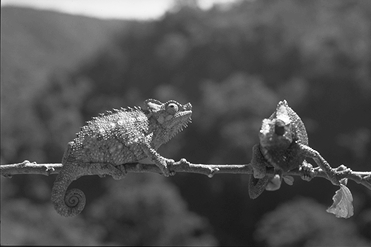
%> input picture Semestre 1/Vision Artificial/imgs/grayscale/chameleon.png, 371 x 247 px
$ octave Tarea4_1.m   (GNU Octave 9; MATLAB toolbox functions it lacks are replaced by stand-ins)
%> lines starting %> are read from the running program, lines starting %| are printed output that depends on the picture; in (x1, y1, x2, y2) boxes, pixels count from 0 and x2, y2 are one past the last pixel; in counts of white or black regions, pixels touching at a corner belong together; the program's own positions count from 1
% Detección de Puntos Aislados
clear all;
clc;
img1 = rgb2gray(imread('././imgs/grayscale/chameleon.png'));
%> img1: size 247x371 uint8; min 13, max 254, mean 82.4
img2 = rgb2gray(imread('././imgs/color/hedgehog.png'));
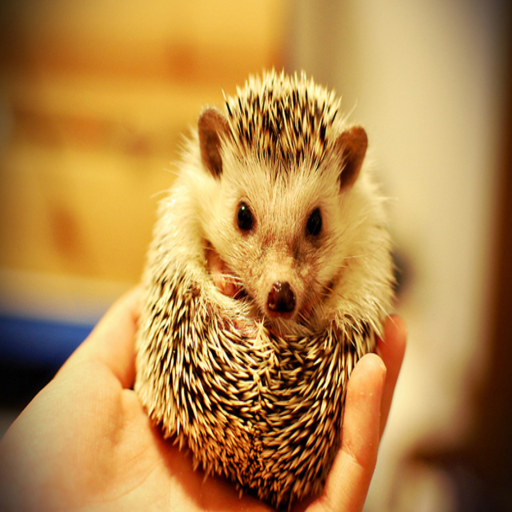
%> input picture Semestre 1/Vision Artificial/imgs/color/hedgehog.png, 512 x 512 px
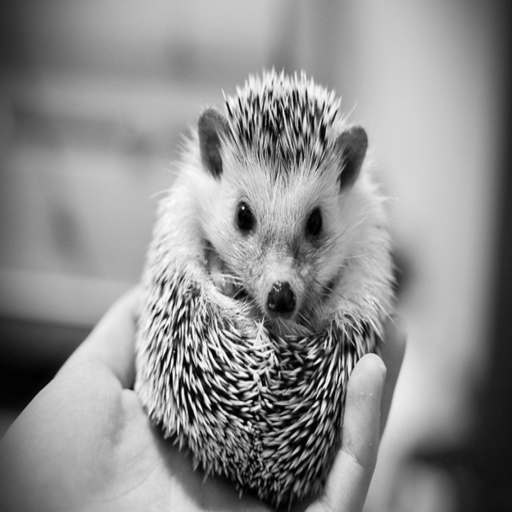
%> img2: size 512x512 uint8; min 0, max 253, mean 142.4
%img3 = rgb2gray(imread('././imgs/color/puppy.jpg'));


w = [-1 -1 -1;
     -1 8 -1;
     -1 -1 -1];

% First T Value
T = 60;
out1_1 = abs(imfilter(double(img1),w));
out1_1 = out1_1>T;
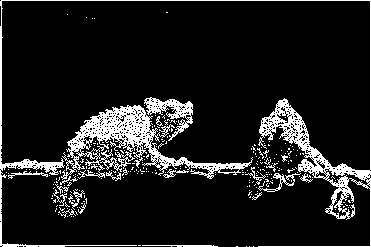
%> out1_1: size 247x371 logical; 11.3% white in thin lines or dots
out1_2 = abs(imfilter(double(img2),w));
out1_2 = out1_2>T;
%> out1_2: size 512x512 logical; 15.9% white; 667 white regions (620 under 20 px), largest, box (x1, y1, x2, y2) and area: (142, 259, 388, 508) 26301, (215, 65, 348, 203) 7579, (217, 187, 309, 270) 1545

figure('Name', 'Unit3, HW3 Segmentation Fig 1 T = 60','NumberTitle','off');
subplot(2,2,1);
imshow(img1);
title('Original Image');
subplot(2,2,2);
imshow(out1_1);
title('Point Detection T = 60');
subplot(2,2,3);
imshow(img2);
title('Original Image');
subplot(2,2,4);
imshow(out1_2);
title('Point Detection T = 60');

T = 100;
out1_1 = abs(imfilter(double(img1),w));
out1_1 = out1_1>T;
%> out1_1: size 247x371 logical; 7.7% white in thin lines or dots
out1_2 = abs(imfilter(double(img2),w));
out1_2 = out1_2>T;
%> out1_2: size 512x512 logical; 11.3% white in thin lines or dots


figure('Name', 'Unit3, HW3 Segmentation Fig 2 T = 100','NumberTitle','off');
subplot(2,2,1);
imshow(img1);
title('Original Image');
subplot(2,2,2);
imshow(out1_1);
title('Point Detection T = 100');
subplot(2,2,3);
imshow(img2);
title('Original Image');
subplot(2,2,4);
imshow(out1_2);
title('Point Detection T = 100');


T = 150;
out1_1 = abs(imfilter(double(img1),w));
out1_1 = out1_1>T;
%> out1_1: size 247x371 logical; 5.3% white in thin lines or dots
out1_2 = abs(imfilter(double(img2),w));
out1_2 = out1_2>T;
%> out1_2: size 512x512 logical; 7.7% white in thin lines or dots

figure('Name', 'Unit3, HW3 Segmentation Fig 3 T = 150','NumberTitle','off');
subplot(2,2,1);
imshow(img1);
title('Original Image');
subplot(2,2,2);
imshow(out1_1);
title('Point Detection T = 150');
subplot(2,2,3);
imshow(img2);
title('Original Image');
subplot(2,2,4);
imshow(out1_2);
title('Point Detection T = 150');

T = 200;
out1_1 = abs(imfilter(double(img1),w));
out1_1 = out1_1>T;
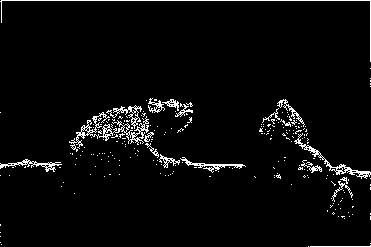
%> out1_1: size 247x371 logical; 3.7% white in thin lines or dots
out1_2 = abs(imfilter(double(img2),w));
out1_2 = out1_2>T;
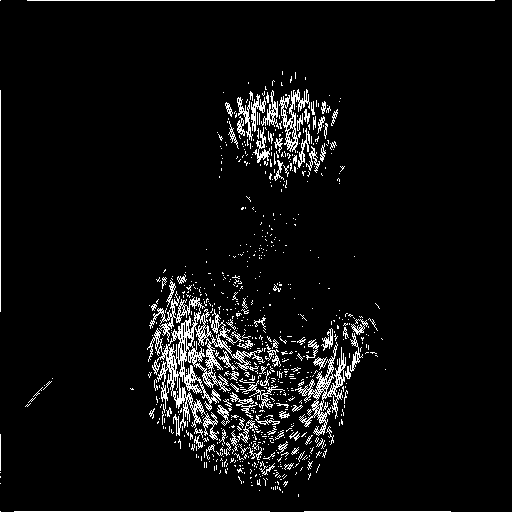
%> out1_2: size 512x512 logical; 5.4% white in thin lines or dots

figure('Name', 'Unit3, HW3 Segmentation Fig 4 T = 300','NumberTitle','off');
subplot(2,2,1);
imshow(img1);
title('Original Image');
subplot(2,2,2);
imshow(out1_1);
title('Point Detection T = 300');
subplot(2,2,3);
imshow(img2);
title('Original Image');
subplot(2,2,4);
imshow(out1_2);
title('Point Detection T = 300');

T = 400;
out1_1 = abs(imfilter(double(img1),w));
out1_1 = out1_1>T;
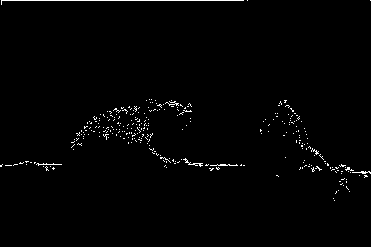
%> out1_1: size 247x371 logical; 1.2% white in thin lines or dots, all inside (x1, y1, x2, y2) = (0, 0, 371, 201)
out1_2 = abs(imfilter(double(img2),w));
out1_2 = out1_2>T;
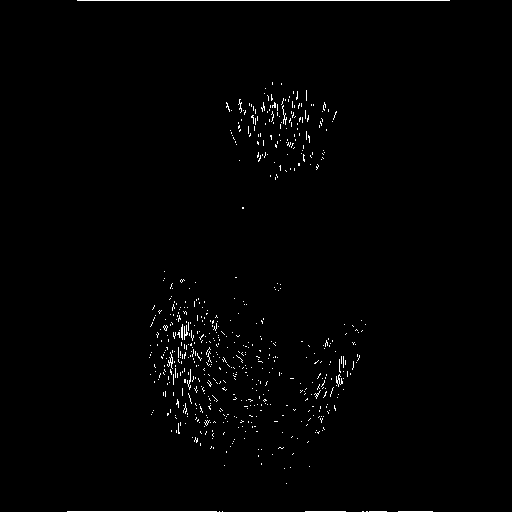
%> out1_2: size 512x512 logical; 1% white in thin lines or dots, all inside (x1, y1, x2, y2) = (67, 0, 450, 512)

figure('Name', 'Unit3, HW3 Segmentation Fig 5 T = 400','NumberTitle','off');
subplot(2,2,1);
imshow(img1);
title('Original Image');
subplot(2,2,2);
imshow(out1_1);
title('Point Detection T = 400');
subplot(2,2,3);
imshow(img2);
title('Original Image');
subplot(2,2,4);
imshow(out1_2);
title('Point Detection T = 400');
